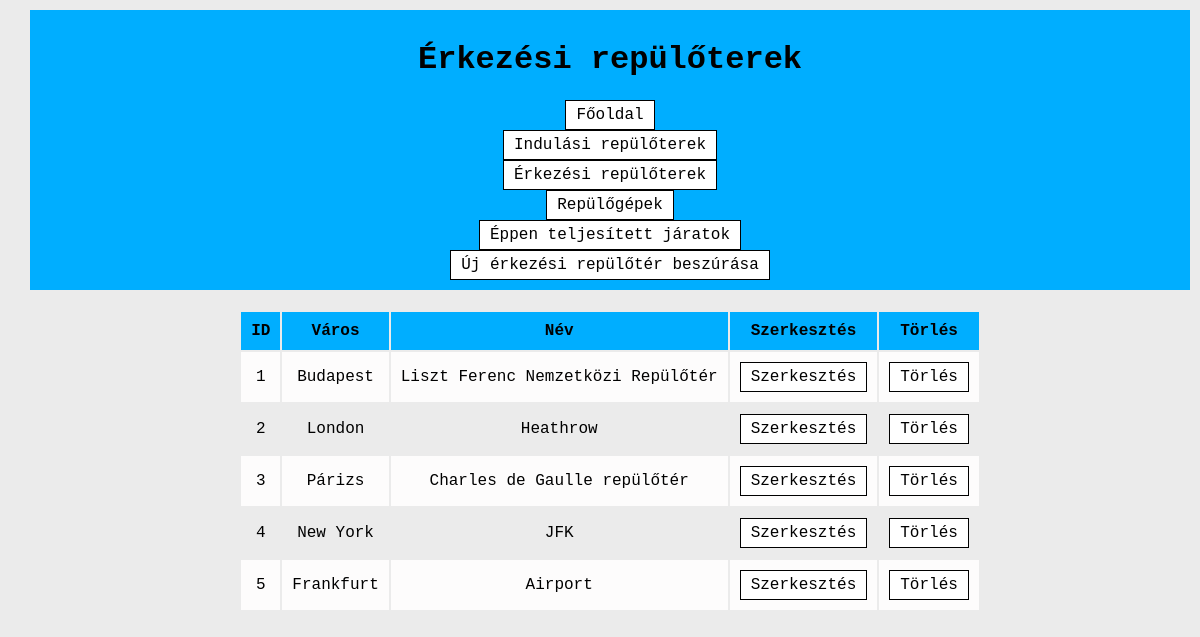
The app's page /reptererkezik.php with its own data.
### tables this page shows
create table Reptererkezik (
  id int primary key auto_increment,
  Varos nvarchar(45),
  Nev nvarchar(45)
);

### reptererkezik.php (the view, shortened to what this page needs)
<?php
$link= openDB();
?>
<html>
    <head>
        <link rel="stylesheet" type="text/css" href="theme.css">
    </head>
    <body>
        <div class="keret">
        <div class="fejlec">
        <h1>Érkezési repülőterek</h1>
        <a href="insert-reptererkezik.php">Új érkezési repülőtér beszúrása</a>
        </div>
            <?php
                $querySelect=sprintf("SELECT id, Varos, Nev FROM Reptererkezik");
                $resultSelect=mysqli_query($link, $querySelect) or die(mysqli_error($link));
            ?>
            <table>
                <thead>
                    <tr>
                        <th>ID</th>
                        <th>Város</th>
                        <th>Név</th>
                        <th>Szerkesztés</th>
                        <th>Törlés</th>
                    </tr>
                </thead>
                <tbody>
                    <?php while($row=mysqli_fetch_array($resultSelect)): ?>
                        <tr>
                            <td><?=$row['id']?></td>
                            <td><?=$row['Varos']?></td>
                            <td><?=$row['Nev']?></td>
                            <td><a href="edit-reptererkezik.php?reptererkezikid=<?=$row['id']?>">Szerkesztés</td>
                            <td><a href="delete-reptererkezik.php?reptererkezikid=<?=$row['id']?>">Törlés</td>
                        </tr>
                    <?php endwhile; ?>
                </tbody>
            </table>
        </div>
    </body>
</html>

### theme.css (style rules this page uses)
body { font-family:'Courier New', Courier, monospace; margin: auto; }
.keret { width: 100%; height: 1920px;; padding: 10px; margin-left:auto; margin-right:auto; background-color: #ebebeb; }
a:link, a:visited { background-color: white; color: black; border: 1px solid black; padding: 5px 10px; text-align: center; text-decoration: none; display: inline-block; }
.fejlec { width:95%; text-align: center; margin-left:auto; margin-right:auto; background-color: #00aeff; padding: 10px; margin-bottom: 20px }
table { margin-left:auto; margin-right:auto; }
th { background-color: #00aeff; }
th, td { text-align: center; padding: 10px; }
tr:nth-child(odd) { background-color: #fdfcfc; }

### records on screen
reptererkezik: id "1", Varos "Budapest", Nev "Liszt Ferenc Nemzetközi Repülőtér"
reptererkezik: id "2", Varos "London", Nev "Heathrow"
reptererkezik: id "3", Varos "Párizs", Nev "Charles de Gaulle repülőtér"
reptererkezik: id "4", Varos "New York", Nev "JFK"
reptererkezik: id "5", Varos "Frankfurt", Nev "Airport"
